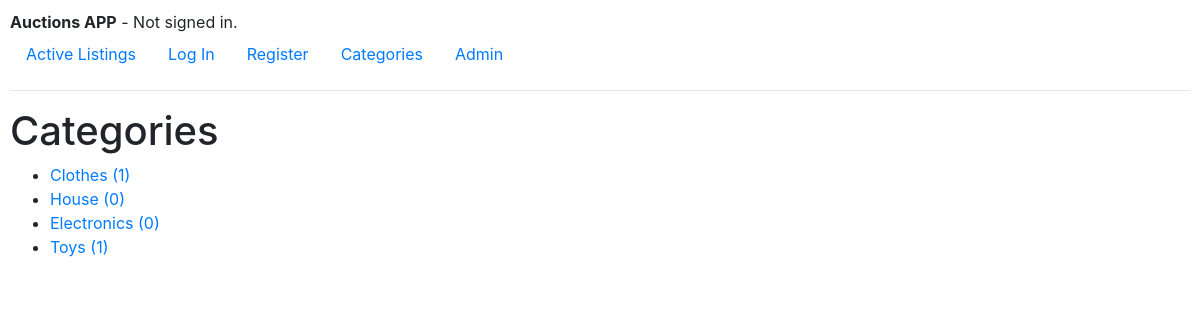
/categories, run on an earlier commit of the app's database.
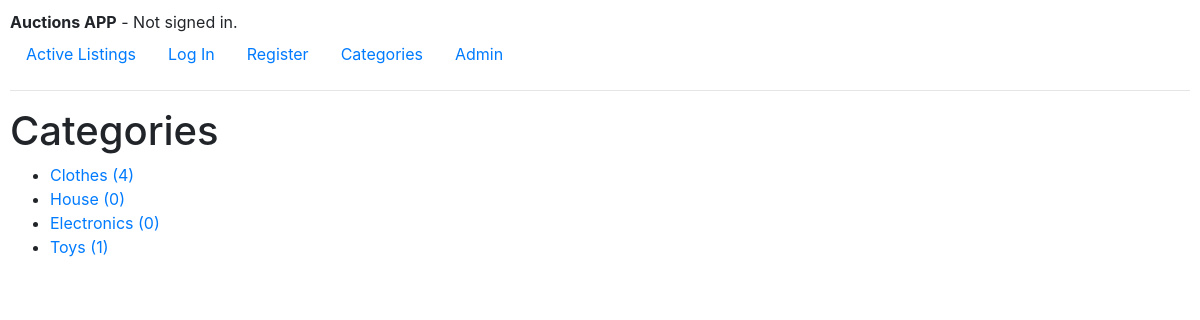
And on a later commit of the database.
### auctions/models.py (models this page shows, shortened)
class Category(models.Model):
    name = models.CharField(max_length=40)
    @property
    def number_auctions(self):
        auctions = self.auctions.all()
        return len(auctions)

class Auction(models.Model):
    user = models.ForeignKey(User, on_delete=models.CASCADE, null=True, blank=True, related_name='auctions')
    name = models.CharField(max_length=100)
    description = models.CharField(max_length=500)
    minimum_bid = models.FloatField()
    date_created = models.DateTimeField(auto_now_add=True)
    image_url = models.URLField(null=True, blank=True, max_length=500)
    category = models.ForeignKey(Category, on_delete=models.SET_NULL, null=True, blank=True, related_name='auctions')
    closed = models.BooleanField(default=False)
    bid_minimum_increase = models.FloatField(default=5)
    winner = models.ForeignKey(User, on_delete=models.SET_NULL, null=True, blank=True)

### auctions/views.py (the view)
# urls.py: path("categories", views.categories, name="categories"),
def categories(request):
    categories = Category.objects.all()
    return render(request, "auctions/categories.html", {
        'categories': categories
    })

### auctions/templates/auctions/categories.html
{% extends "auctions/layout.html" %}
{% block body %}
    <h1>Categories</h1>
    <ul>
        {% for category in categories %}
            <li>
                <a href="{% url 'category_auctions' category_id=category.id %}">{{ category.name }} ({{ category.number_auctions }})</a>
            </li>
        {% endfor %}
    </ul>
{% endblock %}

What changed in the data, as far as the page shows it:
changed through a linked row, Category "Clothes": number_auctions "1" → "4"
